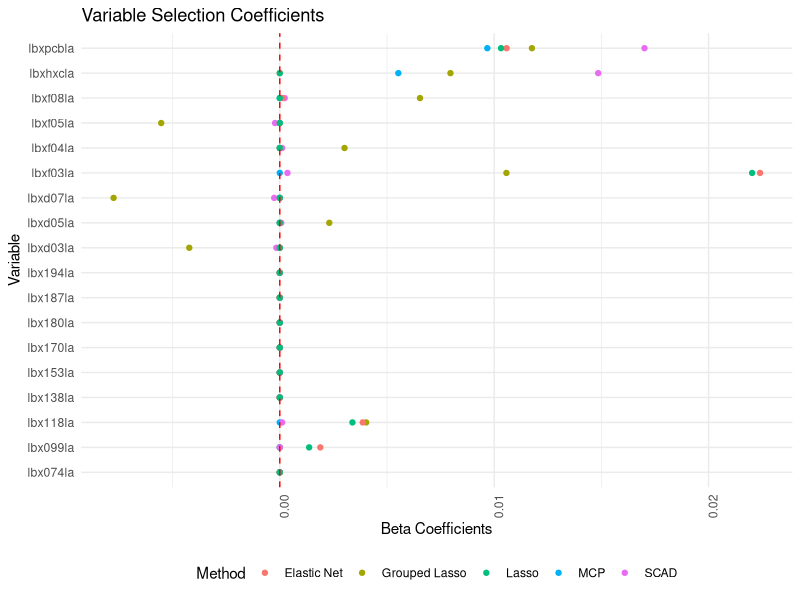
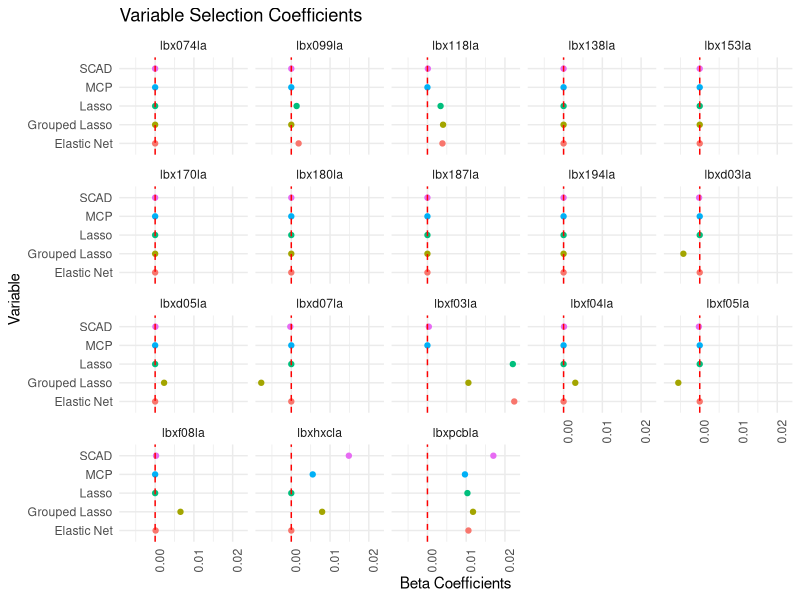

Write R code to recreate these figures, in order.
## ---- chunk 1
library(tidyverse)
#install.packages("tidyverse")
## ---- chunk 2
grouped <- read_csv("./grouped_betas.csv")
ind <- read_csv("./ind_betas.csv")

plot_all <- rbind(grouped, ind) %>% filter(grepl("la$", variable)) 
## ---- chunk 3
plot_all %>%
  ggplot(aes(x = variable, y = round(beta, 5))) + 
  geom_point(aes(color = method)) +
  theme_minimal() + geom_hline(yintercept = 0, color = "red", linetype = "dashed") +
  theme(axis.text.x = element_text(angle = 90, hjust = 1), legend.position = "bottom") + 
  coord_flip() + 
  labs(title = "Variable Selection Coefficients", 
       y = "Beta Coefficients", 
       x = "Variable", 
       color = "Method")
## ---- chunk 4
plot_all %>%
  ggplot(aes(x = method, y = round(beta, 5))) + geom_point(aes(color = method)) +
  theme_minimal() + geom_hline(yintercept = 0, color = "red", linetype = "dashed") +
  theme(axis.text.x = element_text(angle = 90, hjust = 1), legend.position = "none") +
  facet_wrap( ~ variable) + coord_flip() + 
  labs(title = "Variable Selection Coefficients", 
       y = "Beta Coefficients",
       x = "Variable", 
       color = "Method")
